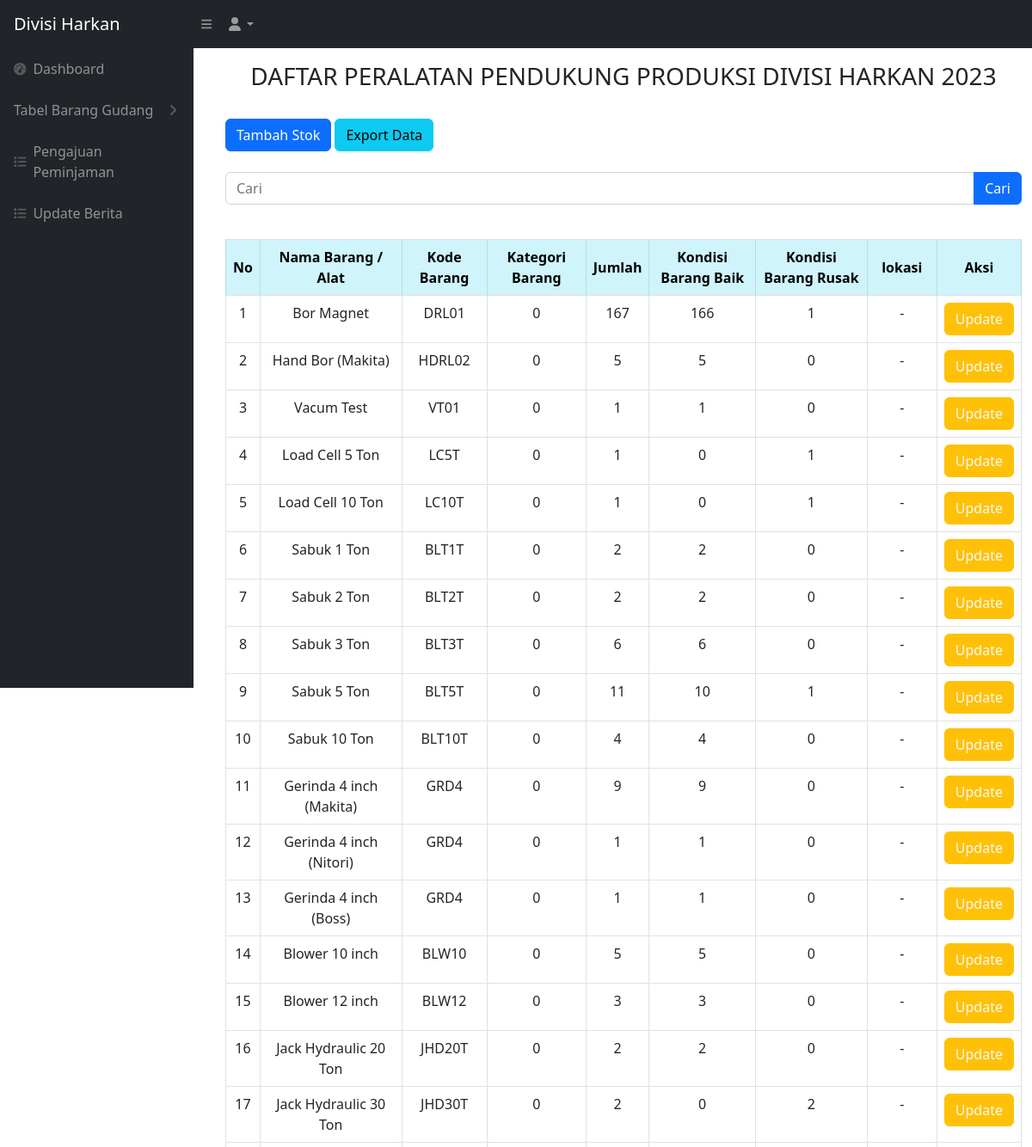
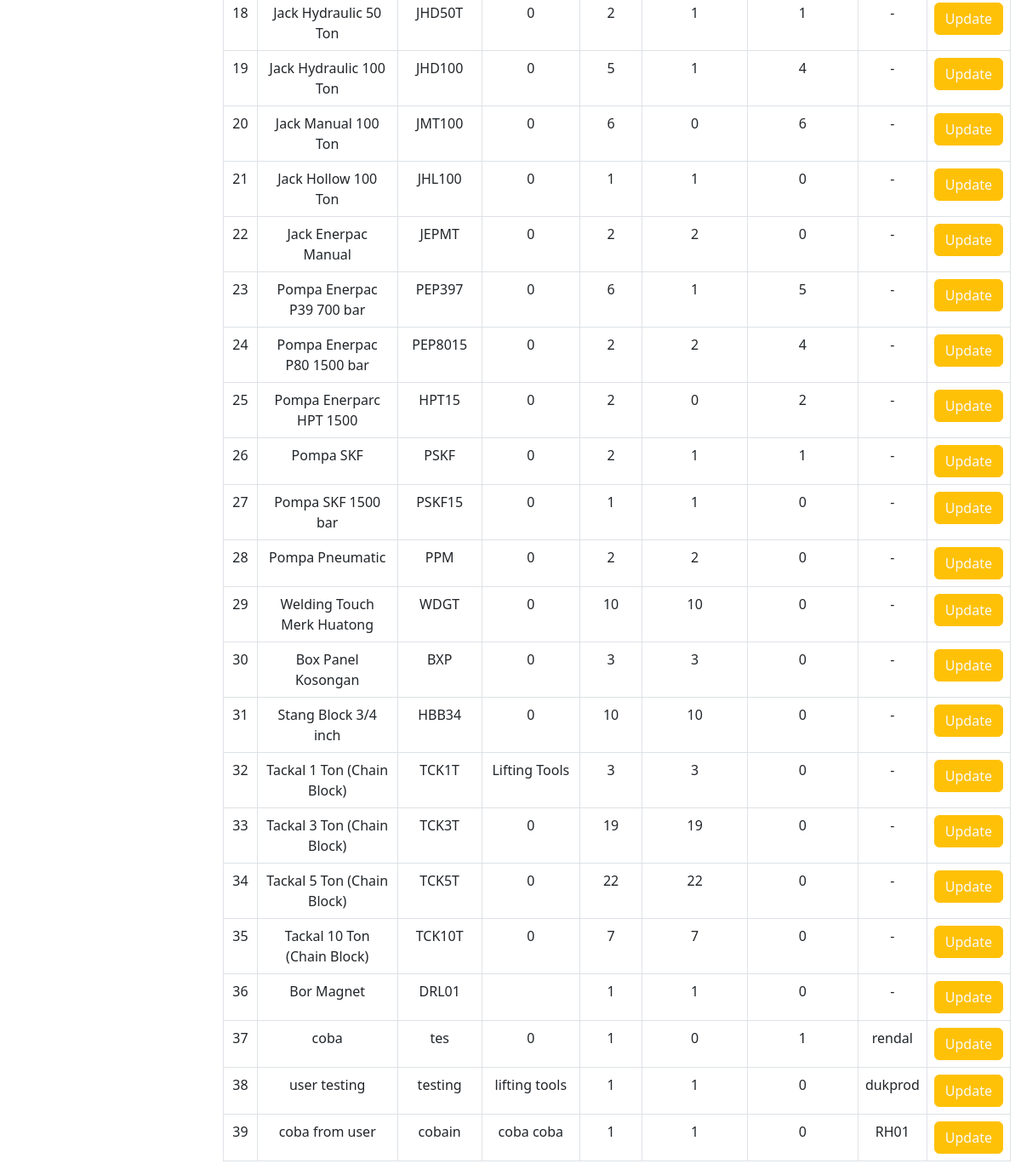
Page /user/user_alat_produksi.php (signed in) on the earlier database version (2 pictures, top to bottom).
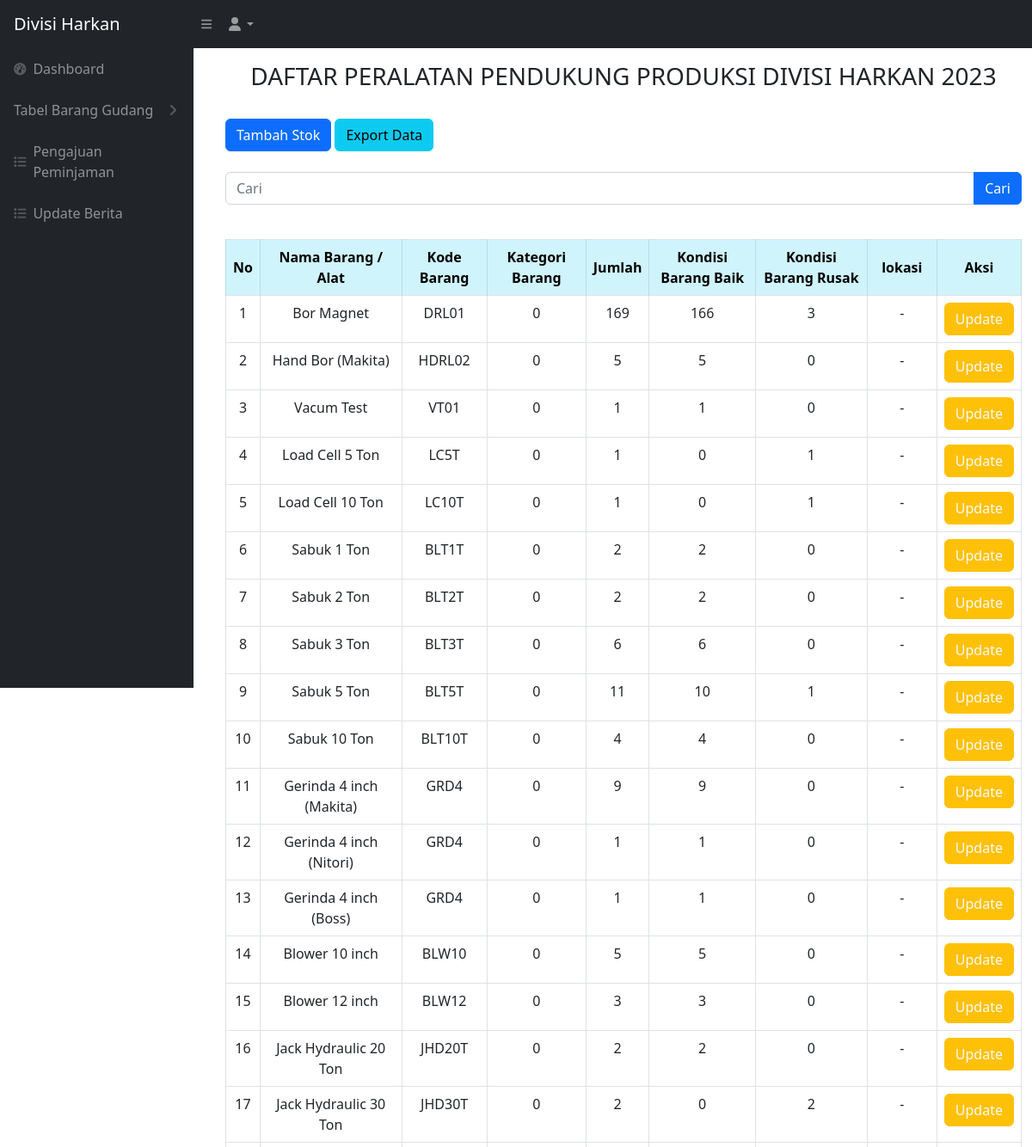
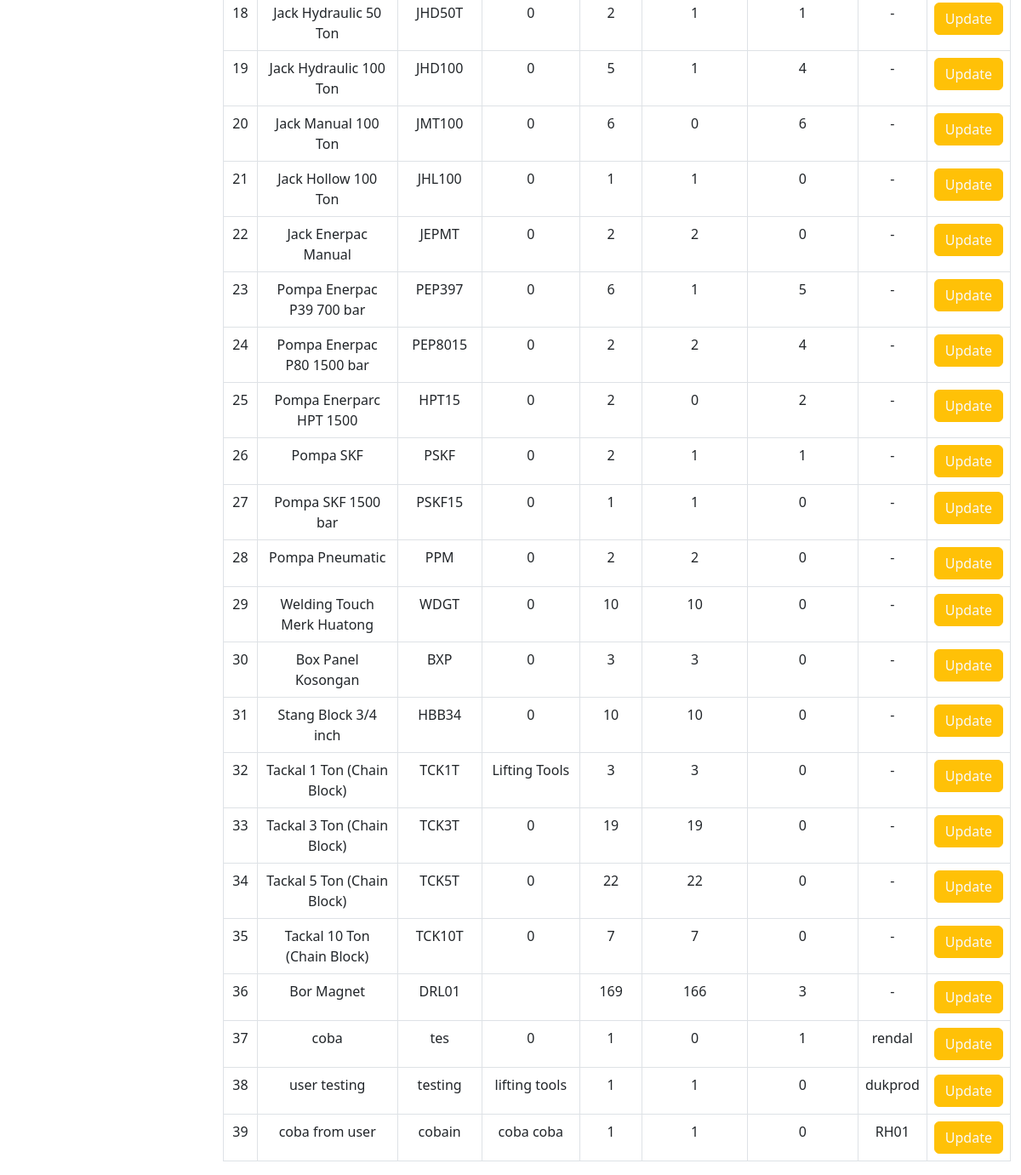
Same page on the later database version (2 pictures, top to bottom).
### tables this page shows
CREATE TABLE `alat_produksi` (
  `idbarang` int NOT NULL,
  `namabarang` varchar(512) NOT NULL,
  `kodebarang` varchar(100) NOT NULL,
  `kategoribarang` varchar(512) NOT NULL,
  `jumlah` int NOT NULL,
  `baik` int NOT NULL,
  `rusak` int NOT NULL,
  `lokasi` varchar(512) NOT NULL,
  `kategori_id` int NOT NULL
);

### user/user_alat_produksi.php (the view, shortened to what this page needs)
<?php
require '../controller/koneksi.php';
$query = "SELECT * FROM alat_produksi";
?>
<!DOCTYPE html>
<html lang="en">
<head>
    <link href="../css/styles.css" rel="stylesheet" />
</head>
<?php include 'user_sidebar.php' ?>
<br>
<br>
<body>
    <main id="main-content" class="<?= isset($_GET['sidebarClosed']) ? '' : 'main-with-sidebar' ?>">
        <div class="container-fluid px-4">
            <h3 class="mt-4 text-center">DAFTAR PERALATAN PENDUKUNG PRODUKSI DIVISI HARKAN 2023</h3>
        </div>
        <br>
        <div class="container -fluid">
            <div class="card-mb-4">
                <button type="button" class="btn btn-primary" data-bs-toggle="modal" data-bs-target="#myModal">
                    Tambah Stok
                </button>
                <a href="../export.php" class="btn btn-info">Export Data</a>
                <br>
                <br>
                <form action="user_alat_produksi.php" method="GET">
                    <div class="input-group mb-3">
                        <input type="text" value="" class="form-control" placeholder="Cari" name="cari">
                        <button typ="submit" class="btn btn-primary">Cari</button>
                    </div>
                </form>
                <br>
                <div class="card-body">
                    <div class="table table-responsive">
                        <table class="table table-bordered" id="dataTable" width="100" cellspacing="0">
                            <thead>
                                <tr>
                                    <th class="table-info text-center align-middle">No</th>
                                    <th class="table-info text-center align-middle">Nama Barang / Alat</th>
                                    <th class="table-info text-center align-middle">Kode Barang</th>
                                    <th class="table-info text-center align-middle">Kategori Barang</th>
                                    <th class="table-info text-center align-middle">Jumlah</th>
                                    <th class="table-info text-center align-middle">Kondisi Barang Baik</th>
                                    <th class="table-info text-center align-middle">Kondisi Barang Rusak</th>
                                    <th class="table-info text-center align-middle">lokasi</th>
                                    <th class="table-info text-center align-middle">Aksi</th>
                                </tr>
                            </thead>
                            <tbody>
                                <?php
                                $i = 1;
                                $ambilsemuadatabarang = mysqli_query($conn, $query);
                                while ($data = mysqli_fetch_array($ambilsemuadatabarang)) {
                                    $namabarang = $data['namabarang'];
                                    $kodebarang = $data['kodebarang'];
                                    $kategoribarang = $data['kategoribarang'];
                                    $jumlah = $data['jumlah'];
                                    $barangbaik = $data['baik'];
                                    $barangrusak = $data['rusak'];
                                    $lokasi = $data['lokasi'];
                                    $idb = $data['idbarang'];
                                ?>
                                    <tr>
                                        <td style="text-align: center;"><?= $i++ ?></td>
                                        <td style="text-align: center;"><?= $namabarang ?></td>
                                        <td style="text-align: center;"><?= $kodebarang ?></td>
                                        <td style="text-align: center;"><?= $kategoribarang ?></td>
                                        <td style="text-align: center;"><?= $jumlah ?></td>
                                        <td style="text-align: center;"><?= $barangbaik ?></td>
                                        <td style="text-align: center;"><?= $barangrusak ?></td>
                                        <td style="text-align: center;"><?= $lokasi ?></td>
                                        <td style="text-align: center;">
                                            <button type="button" class="btn btn-warning text-light" data-bs-toggle="modal" data-bs-target="#edit<?= $idb; ?>">
                                                Update
                                            </button>
                                        </td>
                                    </tr>
                                <?php
                                };
                                ?>
                            </tbody>
                        </table>
    </main>
</body>
</html>

Differences in the rows shown:
changed alat_produksi (number 1 of 39 on the later page): jumlah "167" → "169"; rusak "1" → "3"
changed alat_produksi (number 36 of 39 on the later page): jumlah "1" → "169"; baik "1" → "166"; rusak "0" → "3"
